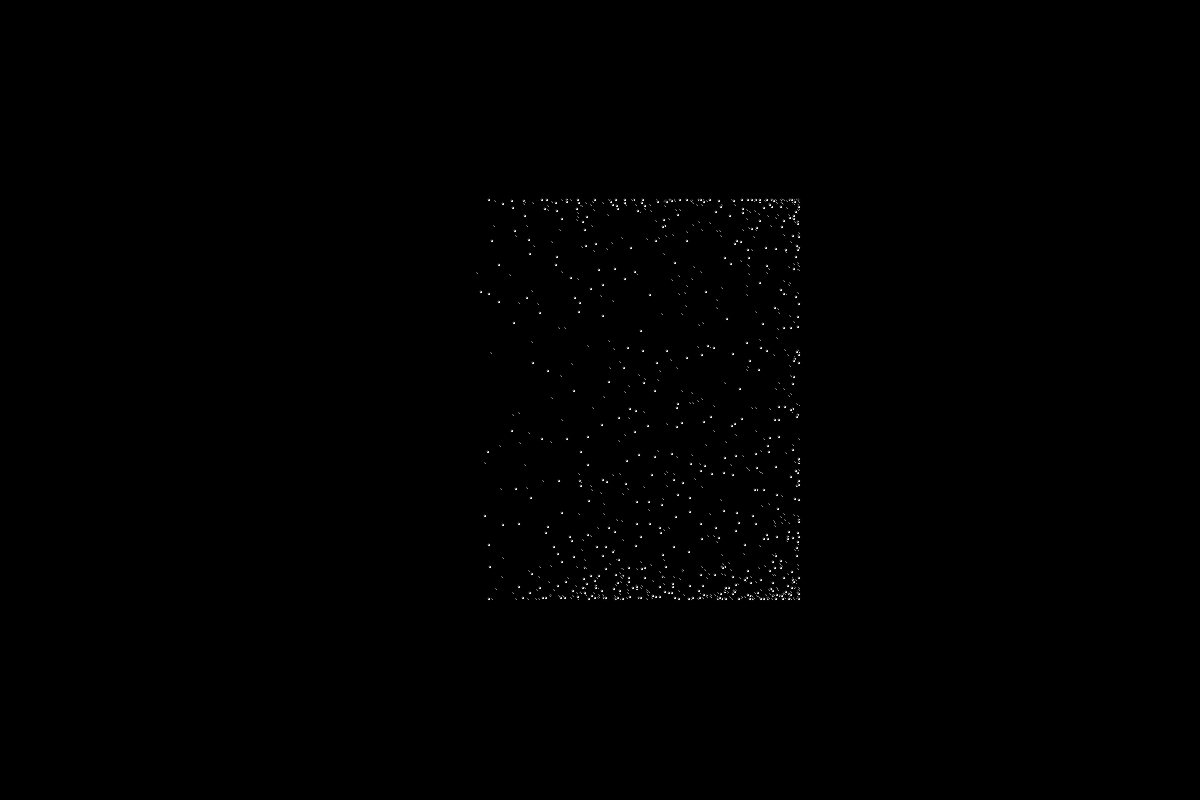
Frame 1 (no input)
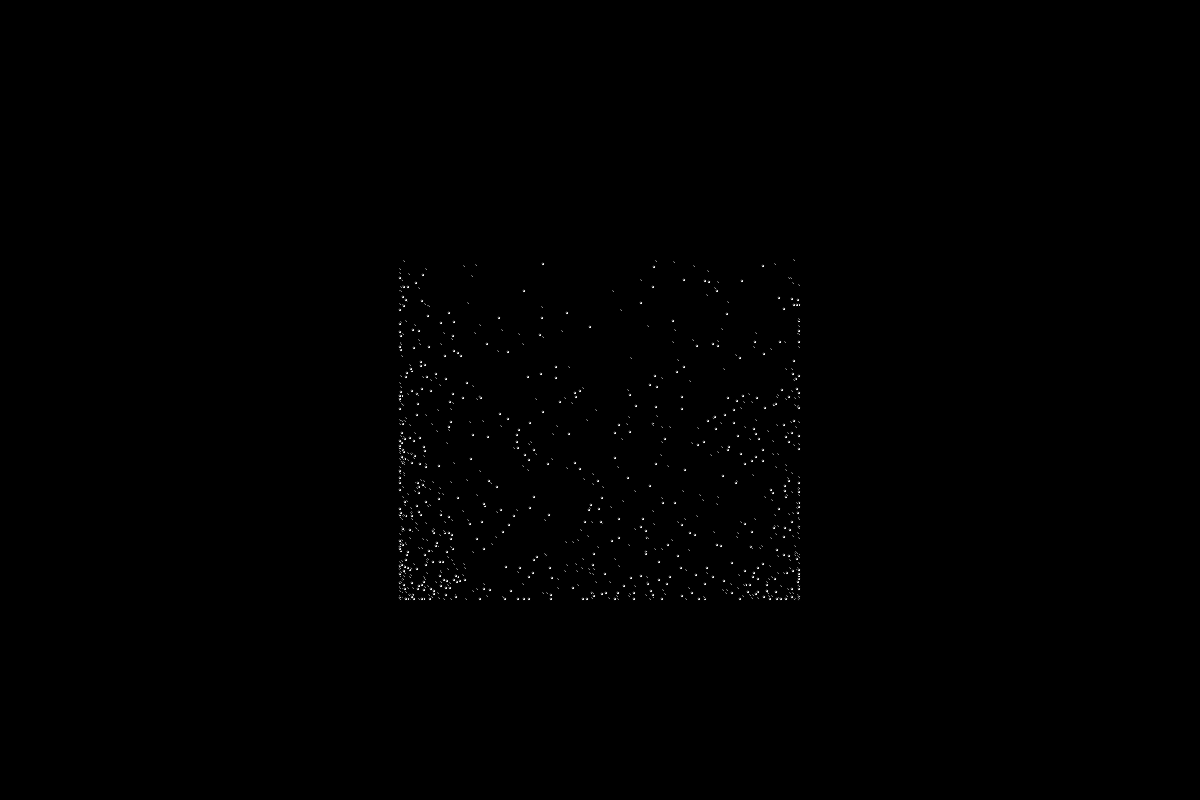
Frame 60 (the mouse pressed at the canvas centre just before this capture)
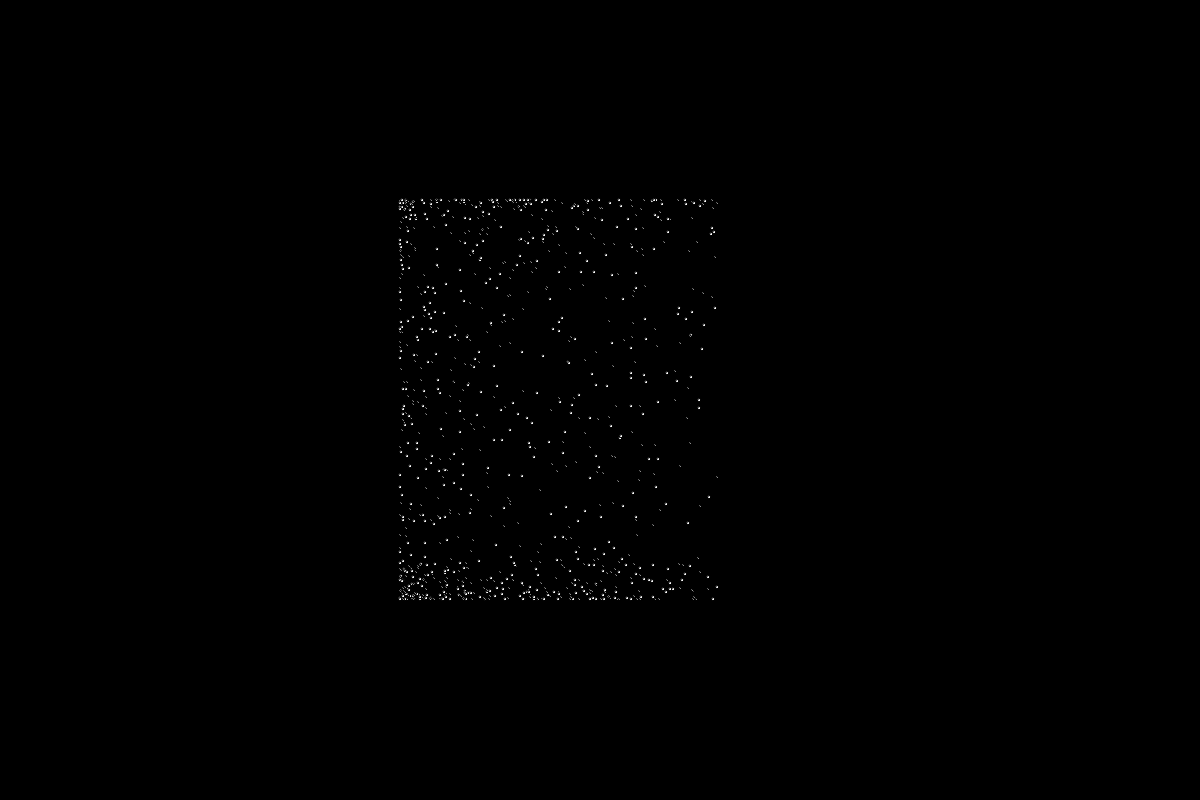
Frame 120 (the mouse held since frame 60 and released just before this capture)

The Processing sketch that drew these frames (run headless with seeded random() and noise(); from frame 60 on, the mouse is pressed at the canvas centre):

// Processing sketch: homework_6
// ── homework_6.pde
// Move element along a circle
// https://processing.org/discourse/beta/num_1264000877.html

int center_x;
int center_y;
float r_default;
float speed;
int size_default;
PVector[] pos = new PVector[1000];

void setup()
{
  center_x = width/2;
  center_y = height/2;
  r_default = 200;
  size_default = 2;

  for (int i = 0; i < 1000; i++) {
    pos[i] = new PVector(random(-2, 2), random(-2, 2));
  }

  size(1200, 800);
}

void draw()
{
  fill(0);
  rect(0, 0, width, height);

  for (int i = 0; i < 1000; i++) {

    float r = r_default;

    int size = (int)(size_default + random(0, 2));

    // millis()
    // https://processing.org/reference/millis_.html
    speed = millis()/1000.0;

    int x = (int)(center_x+r*cos(pos[i].x + speed));
    int y = (int)(center_y+r*sin(pos[i].y + speed));

    // int x = (int)(center_x+200*cos(pos[i].x));
    // int y = (int)(center_y+200*sin(pos[i].y));

    fill(255);
    ellipse(x, y, size, size);
  }

  // for (int i = 0; i < 500; i++) {
  //   speed = millis()/1000.0;
  //   //r += random(-5, 5);
  //   float incre = random(0, 50);
  //   incre += r;
  //
  //   int size = (int)(size_default + random(0, 2));
  //   int x = (int)(center_x+incre*cos(speed));
  //   int y = (int)(center_y+incre*sin(speed));
  //
  //   fill(255);
  //   ellipse(x, y, size, size);
  // }
}
